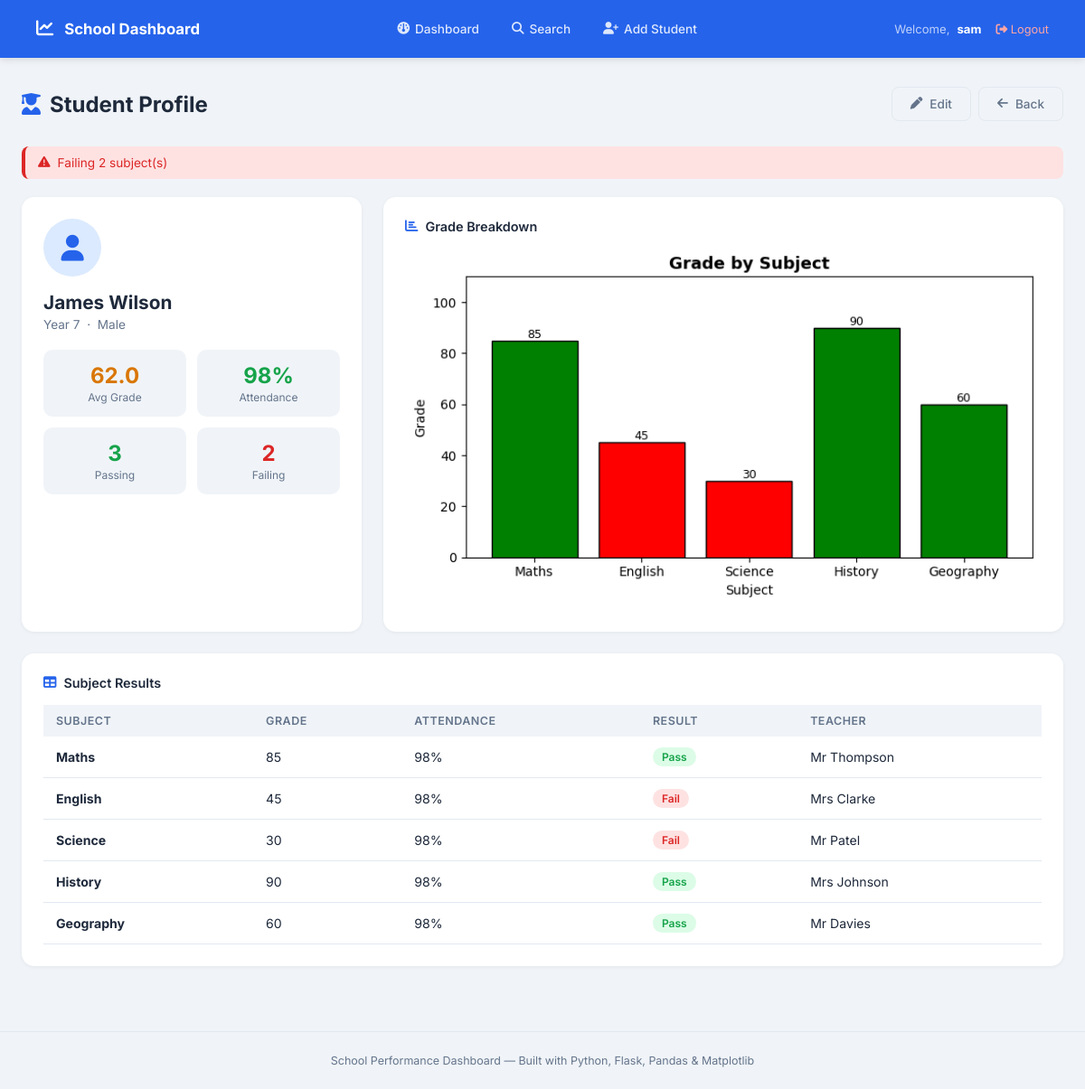
The app's page /student/1 (signed in) with its own data.
### tables this page shows
CREATE TABLE students (
            id INTEGER PRIMARY KEY AUTOINCREMENT,
            name TEXT NOT NULL,
            year_group INTEGER NOT NULL,
            gender TEXT NOT NULL
        );

CREATE TABLE grades (
            id INTEGER PRIMARY KEY AUTOINCREMENT,
            student_id INTEGER NOT NULL,
            subject TEXT NOT NULL,
            grade INTEGER NOT NULL,
            attendance INTEGER NOT NULL,
            pass_fail TEXT NOT NULL,
            teacher TEXT NOT NULL,
            FOREIGN KEY (student_id) REFERENCES students(id)
        );

### main.py (the view)
@app.route('/student/<int:student_id>')
@login_required
def student_profile(student_id):
    df = get_dataframe()
    student_df = df[df['student_id'] == student_id]
    if student_df.empty:
        flash("Student not found", "error")
        return redirect(url_for('search'))
    name = student_df['Student_Name'].iloc[0]
    year = student_df['Year_Group'].iloc[0]
    gender = student_df['Gender'].iloc[0]
    avg_grade = round(student_df['Grade'].mean(), 1)
    attendance = student_df['Attendance_Percentage'].iloc[0]
    pass_count = (student_df['Pass_Fail'] == 'Pass').sum()
    fail_count = (student_df['Pass_Fail'] == 'Fail').sum()
    flags = []
    if attendance < 50:
        flags.append(f"Low attendance: {attendance}%")
    if fail_count > 0:
        flags.append(f"Failing {fail_count} subject(s)")
    if avg_grade < 50:
        flags.append(f"Low average grade: {avg_grade}")
    chart = chart_student_grades(student_df)
    return render_template('student.html',
        name=name, year=year, gender=gender,
        avg_grade=avg_grade, attendance=attendance,
        pass_count=pass_count, fail_count=fail_count,
        grades=student_df.to_dict('records'),
        chart=chart, flags=flags, student_id=student_id
    )

### main.py (called while the page is built)
def get_db():
    conn = sqlite3.connect(DB)
    conn.row_factory = sqlite3.Row
    return conn

def get_chart(fig):
    buf = io.BytesIO()
    fig.savefig(buf, format='png', bbox_inches='tight', dpi=100)
    buf.seek(0)
    img = base64.b64encode(buf.read()).decode('utf-8')
    plt.close(fig)
    return img

def login_required(f):
    from functools import wraps
    @wraps(f)
    def decorated(*args, **kwargs):
        if 'user_id' not in session:
            return redirect(url_for('login'))
        return f(*args, **kwargs)
    return decorated

def get_dataframe():
    conn = get_db()
    df = pd.read_sql_query("""
        SELECT s.name as Student_Name, s.year_group as Year_Group, s.gender as Gender,
               g.subject as Subject, g.grade as Grade, g.attendance as Attendance_Percentage,
               g.pass_fail as Pass_Fail, g.teacher as Teacher, s.id as student_id
        FROM students s JOIN grades g ON s.id = g.student_id
    """, conn)
    conn.close()
    return df

def chart_student_grades(student_df):
    fig, ax = plt.subplots(figsize=(7, 4))
    colors = ['green' if pf == 'Pass' else 'red' for pf in student_df['Pass_Fail']]
    ax.bar(student_df['Subject'], student_df['Grade'], color=colors, edgecolor='black')
    ax.set_title('Grade by Subject', fontsize=13, fontweight='bold')
    ax.set_xlabel('Subject')
    ax.set_ylabel('Grade')
    ax.set_ylim(0, 110)
    for i, (g, pf) in enumerate(zip(student_df['Grade'], student_df['Pass_Fail'])):
        ax.annotate(f'{g}', (i, g), ha='center', va='bottom', fontsize=9)
    ax.tick_params(axis='x', rotation=0)
    fig.tight_layout()
    return get_chart(fig)

### templates/student.html (shortened to what this page needs)
{% extends 'base.html' %}
{% block content %}
<div class="main">
    <div class="page-header">
        <div class="page-title"><i class="fa-solid fa-user-graduate"></i> Student Profile</div>
        <div style="display:flex;gap:8px;">
            <a href="{{ url_for('edit_student', student_id=student_id) }}" class="btn btn-outline">
                <i class="fa-solid fa-pen"></i> Edit
            </a>
            <a href="{{ url_for('search') }}" class="btn btn-outline">
                <i class="fa-solid fa-arrow-left"></i> Back
            </a>
        </div>
    </div>
    {% if flags %}
    <div style="margin-bottom:20px;">
        {% for flag in flags %}
        <div class="flag-alert"><i class="fa-solid fa-triangle-exclamation"></i> {{ flag }}</div>
        {% endfor %}
    </div>
    {% endif %}
    <div class="profile-grid">
        <div class="profile-card">
            <div class="profile-avatar"><i class="fa-solid fa-user"></i></div>
            <div class="profile-name">{{ name }}</div>
            <div class="profile-meta">Year {{ year }} &nbsp;·&nbsp; {{ gender }}</div>
            <div class="profile-stats">
                <div class="profile-stat">
                    <div class="profile-stat-val gold">{{ avg_grade }}</div>
                    <div class="profile-stat-label">Avg Grade</div>
                </div>
                <div class="profile-stat">
                    <div class="profile-stat-val {% if attendance >= 80 %}green{% else %}red{% endif %}">{{ attendance }}%</div>
                    <div class="profile-stat-label">Attendance</div>
                </div>
                <div class="profile-stat">
                    <div class="profile-stat-val green">{{ pass_count }}</div>
                    <div class="profile-stat-label">Passing</div>
                </div>
                <div class="profile-stat">
                    <div class="profile-stat-val red">{{ fail_count }}</div>
                    <div class="profile-stat-label">Failing</div>
                </div>
            </div>
        </div>
        <div class="profile-card">
            <div style="font-size:0.9rem;font-weight:600;margin-bottom:14px;display:flex;align-items:center;gap:8px;">
                <i class="fa-solid fa-chart-bar" style="color:var(--accent);"></i> Grade Breakdown
            </div>
            <img alt="Student Grades" style="width:100%;border-radius:6px;">
        </div>
    </div>
    <div class="card">
        <div style="font-size:0.9rem;font-weight:600;margin-bottom:16px;display:flex;align-items:center;gap:8px;">
            <i class="fa-solid fa-table" style="color:var(--accent);"></i> Subject Results
        </div>
        <table class="grades-table">
            <thead>
                <tr>
                    <th>Subject</th>
                    <th>Grade</th>
                    <th>Attendance</th>
                    <th>Result</th>
                    <th>Teacher</th>
                </tr>
            </thead>
            <tbody>
                {% for g in grades %}
                <tr>
                    <td><strong>{{ g.Subject }}</strong></td>
                    <td>{{ g.Grade }}</td>
                    <td>{{ g.Attendance_Percentage }}%</td>
                    <td><span class="badge badge-{{ g.Pass_Fail|lower }}">{{ g.Pass_Fail }}</span></td>
                    <td>{{ g.Teacher }}</td>
                </tr>
                {% endfor %}
            </tbody>
        </table>
    </div>
</div>
{% endblock %}

### templates/base.html (shortened to what this page needs)
<!DOCTYPE html>
<html lang="en">
<head>
    <link rel="stylesheet" href="https://cdnjs.cloudflare.com/ajax/libs/font-awesome/6.5.0/css/all.min.css">
</head>
<body>
<nav class="navbar">
    <div class="nav-brand"><i class="fa-solid fa-chart-line"></i> School Dashboard</div>
    <div class="nav-links">
        <a href="{{ url_for('dashboard') }}" {% if request.endpoint == 'dashboard' %}class="active"{% endif %}>
            <i class="fa-solid fa-gauge"></i> Dashboard
        </a>
        <a href="{{ url_for('search') }}" {% if request.endpoint == 'search' %}class="active"{% endif %}>
            <i class="fa-solid fa-magnifying-glass"></i> Search
        </a>
        <a href="{{ url_for('add_student') }}" {% if request.endpoint == 'add_student' %}class="active"{% endif %}>
            <i class="fa-solid fa-user-plus"></i> Add Student
        </a>
    </div>
    {% if session.get('user_name') %}
<div class="nav-user">
    Welcome, <strong>{{ session['user_name'] }}</strong>
    <a href="{{ url_for('logout') }}" style="color:#fca5a5; margin-left:8px; font-size:0.8rem;">
        <i class="fa-solid fa-right-from-bracket"></i> Logout
    </a>
</div>
{% else %}
<a href="{{ url_for('login') }}" class="btn btn-primary" style="padding:7px 16px;font-size:0.82rem;">
    <i class="fa-solid fa-right-to-bracket"></i> Login
</a>
{% endif %}
</nav>
{% block content %}{% endblock %}
<footer>School Performance Dashboard — Built with Python, Flask, Pandas & Matplotlib</footer>
</body>
</html>

### templates/base.html (style rules this page uses)
*, *::before, *::after { box-sizing: border-box; margin: 0; padding: 0; }
:root { --bg: #f0f4f8; --surface: #ffffff; --accent: #2563eb; --accent-light: #dbeafe; --green: #16a34a; --green-light: #dcfce7; --red: #dc2626; --red-light: #fee2e2; --gold: #d97706; --gold-light: #fef3c7; --purple: #7c3aed; --purple-light: #ede9fe; --orange: #ea580c; --orange-light: #ffedd5; --text: #1e293b; --text-mid: #64748b; --border: #e2e8f0; }
body { font-family: 'Inter', sans-serif; background: var(--bg); color: var(--text); min-height: 100vh; }
a { text-decoration: none; color: inherit; }
.navbar { background: var(--accent); padding: 0 40px; display: flex; align-items: center; justify-content: space-between; height: 64px; position: sticky; top: 0; z-index: 100; box-shadow: 0 2px 8px rgba(0,0,0,0.12); }
.nav-brand { display: flex; align-items: center; gap: 12px; color: white; font-weight: 700; font-size: 1.05rem; }
.nav-brand i { font-size: 1.2rem; }
.nav-links { display: flex; align-items: center; gap: 8px; }
.nav-links a { color: rgba(255,255,255,0.85); padding: 8px 14px; border-radius: 8px; font-size: 0.85rem; font-weight: 500; transition: background 0.2s; display: flex; align-items: center; gap: 6px; }
.nav-user { color: rgba(255,255,255,0.7); font-size: 0.82rem; display: flex; align-items: center; gap: 8px; }
.nav-user strong { color: white; }
.main { max-width: 1300px; margin: 0 auto; padding: 32px 24px; }
.btn { display: inline-flex; align-items: center; gap: 8px; padding: 10px 20px; border-radius: 8px; font-size: 0.85rem; font-weight: 500; cursor: pointer; border: none; transition: all 0.2s; font-family: 'Inter', sans-serif; }
.btn-outline { background: transparent; border: 1px solid var(--border); color: var(--text-mid); }
.page-header { margin-bottom: 28px; display: flex; align-items: center; justify-content: space-between; flex-wrap: wrap; gap: 12px; }
.page-title { font-size: 1.5rem; font-weight: 700; display: flex; align-items: center; gap: 10px; }
.page-title i { color: var(--accent); }
.card { background: var(--surface); border-radius: 14px; padding: 24px; box-shadow: 0 1px 4px rgba(0,0,0,0.06); }
footer { text-align: center; padding: 24px; color: var(--text-mid); font-size: 0.78rem; border-top: 1px solid var(--border); margin-top: 40px; }

### templates/student.html (style rules this page uses)
.profile-grid { display: grid; grid-template-columns: 1fr 2fr; gap: 24px; margin-bottom: 24px; }
.profile-card { background: var(--surface); border-radius: 14px; padding: 24px; box-shadow: 0 1px 4px rgba(0,0,0,0.06); }
.profile-avatar { width: 64px; height: 64px; background: var(--accent-light); border-radius: 50%; display: flex; align-items: center; justify-content: center; font-size: 1.8rem; color: var(--accent); margin-bottom: 16px; }
.profile-name { font-size: 1.3rem; font-weight: 700; margin-bottom: 4px; }
.profile-meta { color: var(--text-mid); font-size: 0.85rem; margin-bottom: 20px; }
.profile-stats { display: grid; grid-template-columns: 1fr 1fr; gap: 12px; margin-bottom: 20px; }
.profile-stat { background: var(--bg); border-radius: 10px; padding: 14px; text-align: center; }
.profile-stat-val { font-size: 1.5rem; font-weight: 700; }
.profile-stat-val.green { color: var(--green); }
.profile-stat-val.red { color: var(--red); }
.profile-stat-val.gold { color: var(--gold); }
.profile-stat-label { font-size: 0.75rem; color: var(--text-mid); margin-top: 2px; }
.flag-alert { background: var(--red-light); border-left: 4px solid var(--red); color: var(--red); padding: 10px 14px; border-radius: 8px; font-size: 0.85rem; margin-bottom: 8px; display: flex; align-items: center; gap: 8px; }
.grades-table { width: 100%; border-collapse: collapse; }
.grades-table th { background: var(--bg); padding: 10px 14px; text-align: left; font-size: 0.78rem; text-transform: uppercase; letter-spacing: 0.5px; color: var(--text-mid); font-weight: 600; }
.grades-table td { padding: 12px 14px; border-bottom: 1px solid var(--border); font-size: 0.88rem; }
.badge { display: inline-block; padding: 3px 10px; border-radius: 20px; font-size: 0.75rem; font-weight: 600; }
.badge-pass { background: var(--green-light); color: var(--green); }
.badge-fail { background: var(--red-light); color: var(--red); }

### records on screen
students: user_name "sam"
students: name "James Wilson", gender "Male"
grades: Subject "Maths", Grade "85", Attendance_Percentage "98", Pass_Fail "Pass", Teacher "Mr Thompson"
grades: Subject "English", Grade "45", Attendance_Percentage "98", Pass_Fail "Fail", Teacher "Mrs Clarke"
grades: Subject "Science", Grade "30", Attendance_Percentage "98", Pass_Fail "Fail", Teacher "Mr Patel"
grades: Subject "History", Grade "90", Attendance_Percentage "98", Pass_Fail "Pass", Teacher "Mrs Johnson"
grades: Subject "Geography", Grade "60", Attendance_Percentage "98", Pass_Fail "Pass", Teacher "Mr Davies"

### other values on screen
{{ flag }} "Failing 2 subject(s)"
{{ year }} "7"
{{ avg_grade }} "62.0"
{{ attendance }} "98"
{{ pass_count }} "3"
{{ fail_count }} "2"
